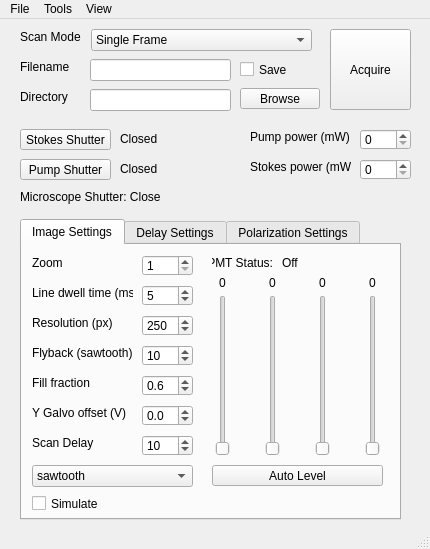
<?xml version="1.0" encoding="UTF-8"?>
<ui version="4.0">
 <class>Hyperspecter</class>
 <widget class="QMainWindow" name="Hyperspecter">
  <property name="enabled">
   <bool>true</bool>
  </property>
  <property name="geometry">
   <rect>
    <x>0</x>
    <y>0</y>
    <width>430</width>
    <height>549</height>
   </rect>
  </property>
  <property name="windowTitle">
   <string>Hyperspecter</string>
  </property>
  <widget class="QWidget" name="centralwidget">
   <widget class="QLabel" name="filenameLabel">
    <property name="geometry">
     <rect>
      <x>20</x>
      <y>40</y>
      <width>61</width>
      <height>16</height>
     </rect>
    </property>
    <property name="text">
     <string>Filename</string>
    </property>
   </widget>
   <widget class="QLineEdit" name="filenameText">
    <property name="geometry">
     <rect>
      <x>90</x>
      <y>40</y>
      <width>141</width>
      <height>22</height>
     </rect>
    </property>
   </widget>
   <widget class="QCheckBox" name="saveCheckBox">
    <property name="geometry">
     <rect>
      <x>240</x>
      <y>41</y>
      <width>49</width>
      <height>19</height>
     </rect>
    </property>
    <property name="text">
     <string>Save</string>
    </property>
   </widget>
   <widget class="QLabel" name="directoryLabel">
    <property name="geometry">
     <rect>
      <x>20</x>
      <y>70</y>
      <width>61</width>
      <height>16</height>
     </rect>
    </property>
    <property name="text">
     <string>Directory</string>
    </property>
   </widget>
   <widget class="QLineEdit" name="directoryText">
    <property name="geometry">
     <rect>
      <x>90</x>
      <y>70</y>
      <width>141</width>
      <height>22</height>
     </rect>
    </property>
    <property name="text">
     <string/>
    </property>
   </widget>
   <widget class="QPushButton" name="directoryBrowseButton">
    <property name="geometry">
     <rect>
      <x>240</x>
      <y>69</y>
      <width>80</width>
      <height>21</height>
     </rect>
    </property>
    <property name="text">
     <string>Browse</string>
    </property>
   </widget>
   <widget class="QComboBox" name="scanModeWidget">
    <property name="geometry">
     <rect>
      <x>91</x>
      <y>10</y>
      <width>221</width>
      <height>22</height>
     </rect>
    </property>
    <item>
     <property name="text">
      <string>Single Frame</string>
     </property>
    </item>
    <item>
     <property name="text">
      <string>Monitor</string>
     </property>
    </item>
    <item>
     <property name="text">
      <string>Scan</string>
     </property>
    </item>
    <item>
     <property name="text">
      <string>Polarization Scan</string>
     </property>
    </item>
   </widget>
   <widget class="QPushButton" name="acquireButton">
    <property name="geometry">
     <rect>
      <x>330</x>
      <y>10</y>
      <width>81</width>
      <height>81</height>
     </rect>
    </property>
    <property name="text">
     <string>Acquire</string>
    </property>
   </widget>
   <widget class="QTabWidget" name="tabWidget">
    <property name="geometry">
     <rect>
      <x>20</x>
      <y>200</y>
      <width>381</width>
      <height>301</height>
     </rect>
    </property>
    <property name="currentIndex">
     <number>0</number>
    </property>
    <widget class="QWidget" name="tab">
     <attribute name="title">
      <string>Image Settings</string>
     </attribute>
     <widget class="QDoubleSpinBox" name="zoomWidget">
      <property name="geometry">
       <rect>
        <x>120</x>
        <y>10</y>
        <width>51</width>
        <height>21</height>
       </rect>
      </property>
      <property name="decimals">
       <number>0</number>
      </property>
      <property name="minimum">
       <double>1.000000000000000</double>
      </property>
      <property name="maximum">
       <double>500.000000000000000</double>
      </property>
      <property name="value">
       <double>1.000000000000000</double>
      </property>
     </widget>
     <widget class="QLabel" name="lineDwellTimeLabel">
      <property name="geometry">
       <rect>
        <x>10</x>
        <y>40</y>
        <width>101</width>
        <height>16</height>
       </rect>
      </property>
      <property name="text">
       <string>Line dwell time (ms)</string>
      </property>
     </widget>
     <widget class="QLabel" name="resolutionLabel">
      <property name="geometry">
       <rect>
        <x>10</x>
        <y>70</y>
        <width>101</width>
        <height>16</height>
       </rect>
      </property>
      <property name="text">
       <string>Resolution (px)</string>
      </property>
     </widget>
     <widget class="QLabel" name="fillFractionLabel">
      <property name="geometry">
       <rect>
        <x>10</x>
        <y>130</y>
        <width>101</width>
        <height>16</height>
       </rect>
      </property>
      <property name="text">
       <string>Fill fraction</string>
      </property>
     </widget>
     <widget class="QLabel" name="flybackLabel">
      <property name="geometry">
       <rect>
        <x>10</x>
        <y>100</y>
        <width>101</width>
        <height>16</height>
       </rect>
      </property>
      <property name="text">
       <string>Flyback (sawtooth)</string>
      </property>
     </widget>
     <widget class="QDoubleSpinBox" name="resolutionWidget">
      <property name="geometry">
       <rect>
        <x>120</x>
        <y>70</y>
        <width>51</width>
        <height>21</height>
       </rect>
      </property>
      <property name="decimals">
       <number>0</number>
      </property>
      <property name="minimum">
       <double>10.000000000000000</double>
      </property>
      <property name="maximum">
       <double>2000.000000000000000</double>
      </property>
      <property name="singleStep">
       <double>50.000000000000000</double>
      </property>
      <property name="value">
       <double>250.000000000000000</double>
      </property>
     </widget>
     <widget class="QLabel" name="zoomLabel">
      <property name="geometry">
       <rect>
        <x>10</x>
        <y>10</y>
        <width>101</width>
        <height>16</height>
       </rect>
      </property>
      <property name="text">
       <string>Zoom</string>
      </property>
     </widget>
     <widget class="QDoubleSpinBox" name="lineDwellTimeWidget">
      <property name="geometry">
       <rect>
        <x>120</x>
        <y>40</y>
        <width>51</width>
        <height>21</height>
       </rect>
      </property>
      <property name="decimals">
       <number>0</number>
      </property>
      <property name="minimum">
       <double>1.000000000000000</double>
      </property>
      <property name="value">
       <double>5.000000000000000</double>
      </property>
     </widget>
     <widget class="QDoubleSpinBox" name="fillFractionWidget">
      <property name="geometry">
       <rect>
        <x>120</x>
        <y>130</y>
        <width>51</width>
        <height>21</height>
       </rect>
      </property>
      <property name="decimals">
       <number>1</number>
      </property>
      <property name="minimum">
       <double>0.100000000000000</double>
      </property>
      <property name="maximum">
       <double>1.000000000000000</double>
      </property>
      <property name="singleStep">
       <double>0.100000000000000</double>
      </property>
      <property name="value">
       <double>0.600000000000000</double>
      </property>
     </widget>
     <widget class="QSpinBox" name="flybackWidget">
      <property name="geometry">
       <rect>
        <x>120</x>
        <y>100</y>
        <width>51</width>
        <height>21</height>
       </rect>
      </property>
      <property name="minimum">
       <number>0</number>
      </property>
      <property name="maximum">
       <number>100</number>
      </property>
      <property name="value">
       <number>10</number>
      </property>
     </widget>
     <widget class="QLabel" name="galvoOffsetLabel">
      <property name="geometry">
       <rect>
        <x>10</x>
        <y>160</y>
        <width>101</width>
        <height>16</height>
       </rect>
      </property>
      <property name="text">
       <string>Y Galvo offset (V)</string>
      </property>
     </widget>
     <widget class="QDoubleSpinBox" name="galvoOffsetWidget">
      <property name="geometry">
       <rect>
        <x>120</x>
        <y>160</y>
        <width>51</width>
        <height>21</height>
       </rect>
      </property>
      <property name="decimals">
       <number>1</number>
      </property>
      <property name="minimum">
       <double>-10.000000000000000</double>
      </property>
      <property name="maximum">
       <double>10.000000000000000</double>
      </property>
      <property name="singleStep">
       <double>0.100000000000000</double>
      </property>
      <property name="value">
       <double>0.000000000000000</double>
      </property>
     </widget>
     <widget class="QPushButton" name="autoLevelButton">
      <property name="geometry">
       <rect>
        <x>190</x>
        <y>220</y>
        <width>171</width>
        <height>21</height>
       </rect>
      </property>
      <property name="text">
       <string>Auto Level</string>
      </property>
     </widget>
     <widget class="QSlider" name="PMTSlider0">
      <property name="geometry">
       <rect>
        <x>190</x>
        <y>50</y>
        <width>22</width>
        <height>161</height>
       </rect>
      </property>
      <property name="maximum">
       <number>99</number>
      </property>
      <property name="orientation">
       <enum>Qt::Vertical</enum>
      </property>
     </widget>
     <widget class="QSlider" name="PMTSlider1">
      <property name="geometry">
       <rect>
        <x>240</x>
        <y>50</y>
        <width>22</width>
        <height>161</height>
       </rect>
      </property>
      <property name="maximum">
       <number>99</number>
      </property>
      <property name="orientation">
       <enum>Qt::Vertical</enum>
      </property>
     </widget>
     <widget class="QSlider" name="PMTSlider2">
      <property name="geometry">
       <rect>
        <x>290</x>
        <y>50</y>
        <width>22</width>
        <height>161</height>
       </rect>
      </property>
      <property name="maximum">
       <number>99</number>
      </property>
      <property name="orientation">
       <enum>Qt::Vertical</enum>
      </property>
     </widget>
     <widget class="QSlider" name="PMTSlider3">
      <property name="geometry">
       <rect>
        <x>340</x>
        <y>50</y>
        <width>22</width>
        <height>161</height>
       </rect>
      </property>
      <property name="maximum">
       <number>99</number>
      </property>
      <property name="orientation">
       <enum>Qt::Vertical</enum>
      </property>
     </widget>
     <widget class="QLabel" name="PMTStatusLabel">
      <property name="geometry">
       <rect>
        <x>190</x>
        <y>10</y>
        <width>61</width>
        <height>16</height>
       </rect>
      </property>
      <property name="text">
       <string>PMT Status:</string>
      </property>
      <property name="alignment">
       <set>Qt::AlignRight|Qt::AlignTrailing|Qt::AlignVCenter</set>
      </property>
     </widget>
     <widget class="QLabel" name="PMTStatus">
      <property name="geometry">
       <rect>
        <x>260</x>
        <y>10</y>
        <width>21</width>
        <height>16</height>
       </rect>
      </property>
      <property name="text">
       <string>Off</string>
      </property>
     </widget>
     <widget class="QLabel" name="PMTLevel0">
      <property name="geometry">
       <rect>
        <x>190</x>
        <y>30</y>
        <width>21</width>
        <height>16</height>
       </rect>
      </property>
      <property name="text">
       <string>0</string>
      </property>
      <property name="alignment">
       <set>Qt::AlignCenter</set>
      </property>
     </widget>
     <widget class="QLabel" name="PMTLevel1">
      <property name="geometry">
       <rect>
        <x>240</x>
        <y>30</y>
        <width>21</width>
        <height>16</height>
       </rect>
      </property>
      <property name="text">
       <string>0</string>
      </property>
      <property name="alignment">
       <set>Qt::AlignCenter</set>
      </property>
     </widget>
     <widget class="QLabel" name="PMTLevel2">
      <property name="geometry">
       <rect>
        <x>290</x>
        <y>30</y>
        <width>21</width>
        <height>16</height>
       </rect>
      </property>
      <property name="text">
       <string>0</string>
      </property>
      <property name="alignment">
       <set>Qt::AlignCenter</set>
      </property>
     </widget>
     <widget class="QLabel" name="PMTLevel3">
      <property name="geometry">
       <rect>
        <x>340</x>
        <y>30</y>
        <width>21</width>
        <height>16</height>
       </rect>
      </property>
      <property name="text">
       <string>0</string>
      </property>
      <property name="alignment">
       <set>Qt::AlignCenter</set>
      </property>
     </widget>
     <widget class="QCheckBox" name="simulateCheckBox">
      <property name="geometry">
       <rect>
        <x>10</x>
        <y>250</y>
        <width>70</width>
        <height>17</height>
       </rect>
      </property>
      <property name="text">
       <string>Simulate</string>
      </property>
     </widget>
     <widget class="QComboBox" name="scanPatternWidget">
      <property name="geometry">
       <rect>
        <x>10</x>
        <y>220</y>
        <width>161</width>
        <height>22</height>
       </rect>
      </property>
      <item>
       <property name="text">
        <string>sawtooth</string>
       </property>
      </item>
      <item>
       <property name="text">
        <string>bidirectional</string>
       </property>
      </item>
     </widget>
     <widget class="QLabel" name="scanDelayLabel">
      <property name="geometry">
       <rect>
        <x>10</x>
        <y>190</y>
        <width>101</width>
        <height>16</height>
       </rect>
      </property>
      <property name="text">
       <string>Scan Delay</string>
      </property>
     </widget>
     <widget class="QSpinBox" name="scanDelayWidget">
      <property name="geometry">
       <rect>
        <x>120</x>
        <y>190</y>
        <width>51</width>
        <height>21</height>
       </rect>
      </property>
      <property name="minimum">
       <number>0</number>
      </property>
      <property name="maximum">
       <number>100</number>
      </property>
      <property name="value">
       <number>10</number>
      </property>
     </widget>
    </widget>
    <widget class="QWidget" name="tab_2">
     <attribute name="title">
      <string>Delay Settings</string>
     </attribute>
     <widget class="QLabel" name="scanStartLabel">
      <property name="geometry">
       <rect>
        <x>100</x>
        <y>170</y>
        <width>61</width>
        <height>16</height>
       </rect>
      </property>
      <property name="text">
       <string>Start</string>
      </property>
     </widget>
     <widget class="QDoubleSpinBox" name="scanEndWidget">
      <property name="geometry">
       <rect>
        <x>180</x>
        <y>150</y>
        <width>61</width>
        <height>21</height>
       </rect>
      </property>
      <property name="decimals">
       <number>3</number>
      </property>
      <property name="minimum">
       <double>30.000000000000000</double>
      </property>
      <property name="maximum">
       <double>120.000000000000000</double>
      </property>
      <property name="singleStep">
       <double>0.010000000000000</double>
      </property>
      <property name="value">
       <double>75.000000000000000</double>
      </property>
     </widget>
     <widget class="QDoubleSpinBox" name="stepSizeWidget">
      <property name="geometry">
       <rect>
        <x>260</x>
        <y>150</y>
        <width>61</width>
        <height>21</height>
       </rect>
      </property>
      <property name="decimals">
       <number>3</number>
      </property>
      <property name="minimum">
       <double>0.001000000000000</double>
      </property>
      <property name="maximum">
       <double>0.020000000000000</double>
      </property>
      <property name="singleStep">
       <double>0.001000000000000</double>
      </property>
      <property name="value">
       <double>0.010000000000000</double>
      </property>
     </widget>
     <widget class="QLabel" name="scanEndLabel">
      <property name="geometry">
       <rect>
        <x>180</x>
        <y>170</y>
        <width>61</width>
        <height>16</height>
       </rect>
      </property>
      <property name="text">
       <string>End</string>
      </property>
     </widget>
     <widget class="QDoubleSpinBox" name="scanStartWidget">
      <property name="geometry">
       <rect>
        <x>100</x>
        <y>150</y>
        <width>61</width>
        <height>21</height>
       </rect>
      </property>
      <property name="decimals">
       <number>3</number>
      </property>
      <property name="minimum">
       <double>30.000000000000000</double>
      </property>
      <property name="maximum">
       <double>120.000000000000000</double>
      </property>
      <property name="singleStep">
       <double>0.010000000000000</double>
      </property>
      <property name="value">
       <double>73.599999999999994</double>
      </property>
     </widget>
     <widget class="QLabel" name="stepSizeLabel">
      <property name="geometry">
       <rect>
        <x>260</x>
        <y>170</y>
        <width>61</width>
        <height>16</height>
       </rect>
      </property>
      <property name="text">
       <string>Step</string>
      </property>
     </widget>
     <widget class="QLabel" name="estimatedScanTimeLabel">
      <property name="geometry">
       <rect>
        <x>10</x>
        <y>190</y>
        <width>341</width>
        <height>16</height>
       </rect>
      </property>
      <property name="text">
       <string>Estimated Scan Time: </string>
      </property>
     </widget>
     <widget class="QPushButton" name="delayStagePresetButton2">
      <property name="geometry">
       <rect>
        <x>260</x>
        <y>90</y>
        <width>61</width>
        <height>23</height>
       </rect>
      </property>
      <property name="text">
       <string>Set</string>
      </property>
     </widget>
     <widget class="QDoubleSpinBox" name="delayStagePresetWidget1">
      <property name="geometry">
       <rect>
        <x>180</x>
        <y>60</y>
        <width>61</width>
        <height>21</height>
       </rect>
      </property>
      <property name="decimals">
       <number>3</number>
      </property>
      <property name="minimum">
       <double>0.000000000000000</double>
      </property>
      <property name="maximum">
       <double>2000.000000000000000</double>
      </property>
      <property name="singleStep">
       <double>0.010000000000000</double>
      </property>
      <property name="value">
       <double>74.370000000000005</double>
      </property>
     </widget>
     <widget class="QDoubleSpinBox" name="delayStagePresetWidget2">
      <property name="geometry">
       <rect>
        <x>260</x>
        <y>60</y>
        <width>61</width>
        <height>21</height>
       </rect>
      </property>
      <property name="decimals">
       <number>3</number>
      </property>
      <property name="minimum">
       <double>0.000000000000000</double>
      </property>
      <property name="maximum">
       <double>2000.000000000000000</double>
      </property>
      <property name="singleStep">
       <double>0.010000000000000</double>
      </property>
      <property name="value">
       <double>75.959999999999994</double>
      </property>
     </widget>
     <widget class="QPushButton" name="delayStagePresetButton0">
      <property name="geometry">
       <rect>
        <x>100</x>
        <y>90</y>
        <width>61</width>
        <height>23</height>
       </rect>
      </property>
      <property name="text">
       <string>Set</string>
      </property>
     </widget>
     <widget class="QLabel" name="delayStagePosition">
      <property name="geometry">
       <rect>
        <x>100</x>
        <y>10</y>
        <width>261</width>
        <height>16</height>
       </rect>
      </property>
      <property name="text">
       <string>0 mm (0 cm-1)</string>
      </property>
     </widget>
     <widget class="QLabel" name="delayStagePositionLabel">
      <property name="geometry">
       <rect>
        <x>10</x>
        <y>10</y>
        <width>91</width>
        <height>16</height>
       </rect>
      </property>
      <property name="text">
       <string>Current Position:</string>
      </property>
     </widget>
     <widget class="QDoubleSpinBox" name="delayStagePresetWidget0">
      <property name="geometry">
       <rect>
        <x>100</x>
        <y>60</y>
        <width>61</width>
        <height>21</height>
       </rect>
      </property>
      <property name="decimals">
       <number>3</number>
      </property>
      <property name="minimum">
       <double>50.000000000000000</double>
      </property>
      <property name="maximum">
       <double>100.000000000000000</double>
      </property>
      <property name="singleStep">
       <double>0.010000000000000</double>
      </property>
      <property name="value">
       <double>73.000000000000000</double>
      </property>
     </widget>
     <widget class="QPushButton" name="delayStagePresetButton1">
      <property name="geometry">
       <rect>
        <x>180</x>
        <y>90</y>
        <width>61</width>
        <height>23</height>
       </rect>
      </property>
      <property name="text">
       <string>Set</string>
      </property>
     </widget>
     <widget class="QLabel" name="delayStagePositionPresetsLabel">
      <property name="geometry">
       <rect>
        <x>10</x>
        <y>40</y>
        <width>91</width>
        <height>16</height>
       </rect>
      </property>
      <property name="text">
       <string>Position Presets:</string>
      </property>
     </widget>
     <widget class="QLabel" name="scanLabel">
      <property name="geometry">
       <rect>
        <x>10</x>
        <y>130</y>
        <width>91</width>
        <height>16</height>
       </rect>
      </property>
      <property name="text">
       <string>Scan Settings:</string>
      </property>
     </widget>
     <widget class="QLabel" name="label">
      <property name="geometry">
       <rect>
        <x>10</x>
        <y>220</y>
        <width>91</width>
        <height>16</height>
       </rect>
      </property>
      <property name="text">
       <string>Calibration: </string>
      </property>
     </widget>
     <widget class="QLabel" name="delayStagePreset0">
      <property name="geometry">
       <rect>
        <x>100</x>
        <y>40</y>
        <width>47</width>
        <height>13</height>
       </rect>
      </property>
      <property name="text">
       <string>0 cm-1</string>
      </property>
     </widget>
     <widget class="QLabel" name="delayStagePreset1">
      <property name="geometry">
       <rect>
        <x>180</x>
        <y>40</y>
        <width>47</width>
        <height>13</height>
       </rect>
      </property>
      <property name="text">
       <string>0 cm-1</string>
      </property>
     </widget>
     <widget class="QLabel" name="delayStagePreset2">
      <property name="geometry">
       <rect>
        <x>260</x>
        <y>40</y>
        <width>47</width>
        <height>13</height>
       </rect>
      </property>
      <property name="text">
       <string>0 cm-1</string>
      </property>
     </widget>
     <widget class="Line" name="line">
      <property name="geometry">
       <rect>
        <x>-10</x>
        <y>200</y>
        <width>401</width>
        <height>16</height>
       </rect>
      </property>
      <property name="orientation">
       <enum>Qt::Horizontal</enum>
      </property>
     </widget>
     <widget class="QDoubleSpinBox" name="calibrationWidget0">
      <property name="geometry">
       <rect>
        <x>100</x>
        <y>220</y>
        <width>62</width>
        <height>22</height>
       </rect>
      </property>
     </widget>
     <widget class="QDoubleSpinBox" name="calibrationWidget1">
      <property name="geometry">
       <rect>
        <x>180</x>
        <y>220</y>
        <width>62</width>
        <height>22</height>
       </rect>
      </property>
      <property name="decimals">
       <number>4</number>
      </property>
      <property name="value">
       <double>0.001100000000000</double>
      </property>
     </widget>
     <widget class="QDoubleSpinBox" name="calibrationWidget2">
      <property name="geometry">
       <rect>
        <x>260</x>
        <y>220</y>
        <width>62</width>
        <height>22</height>
       </rect>
      </property>
      <property name="decimals">
       <number>3</number>
      </property>
      <property name="value">
       <double>72.370000000000005</double>
      </property>
     </widget>
     <widget class="QPushButton" name="calibrationButton">
      <property name="geometry">
       <rect>
        <x>170</x>
        <y>250</y>
        <width>81</width>
        <height>23</height>
       </rect>
      </property>
      <property name="text">
       <string>Calibrate</string>
      </property>
     </widget>
     <widget class="QLabel" name="scanStartWavenumber">
      <property name="geometry">
       <rect>
        <x>100</x>
        <y>130</y>
        <width>47</width>
        <height>13</height>
       </rect>
      </property>
      <property name="text">
       <string>0 cm-1</string>
      </property>
     </widget>
     <widget class="QLabel" name="scanEndWavenumber">
      <property name="geometry">
       <rect>
        <x>180</x>
        <y>130</y>
        <width>47</width>
        <height>13</height>
       </rect>
      </property>
      <property name="text">
       <string>0 cm-1</string>
      </property>
     </widget>
     <widget class="QLabel" name="scanStepWavenumber">
      <property name="geometry">
       <rect>
        <x>260</x>
        <y>130</y>
        <width>47</width>
        <height>13</height>
       </rect>
      </property>
      <property name="text">
       <string>0 cm-1</string>
      </property>
     </widget>
    </widget>
    <widget class="QWidget" name="tab_3">
     <attribute name="title">
      <string>Polarization Settings</string>
     </attribute>
     <widget class="QDoubleSpinBox" name="polarizationStagePreset2">
      <property name="geometry">
       <rect>
        <x>280</x>
        <y>40</y>
        <width>61</width>
        <height>21</height>
       </rect>
      </property>
      <property name="decimals">
       <number>1</number>
      </property>
      <property name="minimum">
       <double>0.000000000000000</double>
      </property>
      <property name="maximum">
       <double>2000.000000000000000</double>
      </property>
      <property name="singleStep">
       <double>0.010000000000000</double>
      </property>
      <property name="value">
       <double>90.000000000000000</double>
      </property>
     </widget>
     <widget class="QDoubleSpinBox" name="polarizationScanEndWidget">
      <property name="geometry">
       <rect>
        <x>200</x>
        <y>130</y>
        <width>61</width>
        <height>21</height>
       </rect>
      </property>
      <property name="decimals">
       <number>0</number>
      </property>
      <property name="minimum">
       <double>0.000000000000000</double>
      </property>
      <property name="maximum">
       <double>4000.000000000000000</double>
      </property>
      <property name="value">
       <double>360.000000000000000</double>
      </property>
     </widget>
     <widget class="QDoubleSpinBox" name="polarizationScanStepSizeWidget">
      <property name="geometry">
       <rect>
        <x>280</x>
        <y>130</y>
        <width>61</width>
        <height>21</height>
       </rect>
      </property>
      <property name="decimals">
       <number>0</number>
      </property>
      <property name="minimum">
       <double>1.000000000000000</double>
      </property>
      <property name="maximum">
       <double>100.000000000000000</double>
      </property>
      <property name="singleStep">
       <double>1.000000000000000</double>
      </property>
      <property name="value">
       <double>1.000000000000000</double>
      </property>
     </widget>
     <widget class="QLabel" name="polarizationStagePositionLabel">
      <property name="geometry">
       <rect>
        <x>10</x>
        <y>10</y>
        <width>101</width>
        <height>16</height>
       </rect>
      </property>
      <property name="text">
       <string>Current Polarization:</string>
      </property>
     </widget>
     <widget class="QDoubleSpinBox" name="polarizationScanStartWidget">
      <property name="geometry">
       <rect>
        <x>120</x>
        <y>130</y>
        <width>61</width>
        <height>21</height>
       </rect>
      </property>
      <property name="decimals">
       <number>0</number>
      </property>
      <property name="minimum">
       <double>0.000000000000000</double>
      </property>
      <property name="maximum">
       <double>4000.000000000000000</double>
      </property>
      <property name="value">
       <double>0.000000000000000</double>
      </property>
     </widget>
     <widget class="QLabel" name="estimatedPolarizationScanTimeLabel">
      <property name="geometry">
       <rect>
        <x>10</x>
        <y>170</y>
        <width>341</width>
        <height>16</height>
       </rect>
      </property>
      <property name="text">
       <string>Estimated Scan Time: </string>
      </property>
     </widget>
     <widget class="QLabel" name="polarizationStagePosition">
      <property name="geometry">
       <rect>
        <x>120</x>
        <y>10</y>
        <width>101</width>
        <height>16</height>
       </rect>
      </property>
      <property name="text">
       <string>0 deg</string>
      </property>
     </widget>
     <widget class="QLabel" name="polarizationScanStartLabel">
      <property name="geometry">
       <rect>
        <x>120</x>
        <y>110</y>
        <width>61</width>
        <height>16</height>
       </rect>
      </property>
      <property name="text">
       <string>Start</string>
      </property>
     </widget>
     <widget class="QLabel" name="polarizationStagePositionPresetsLabel">
      <property name="geometry">
       <rect>
        <x>10</x>
        <y>40</y>
        <width>101</width>
        <height>16</height>
       </rect>
      </property>
      <property name="text">
       <string>Polarization Presets:</string>
      </property>
     </widget>
     <widget class="QLabel" name="polarizationScanEndLabel">
      <property name="geometry">
       <rect>
        <x>200</x>
        <y>110</y>
        <width>61</width>
        <height>16</height>
       </rect>
      </property>
      <property name="text">
       <string>End</string>
      </property>
     </widget>
     <widget class="QPushButton" name="polarizationStagePresetButton0">
      <property name="geometry">
       <rect>
        <x>120</x>
        <y>70</y>
        <width>61</width>
        <height>23</height>
       </rect>
      </property>
      <property name="text">
       <string>Set</string>
      </property>
     </widget>
     <widget class="QPushButton" name="polarizationStagePresetButton1">
      <property name="geometry">
       <rect>
        <x>200</x>
        <y>70</y>
        <width>61</width>
        <height>23</height>
       </rect>
      </property>
      <property name="text">
       <string>Set</string>
      </property>
     </widget>
     <widget class="QLabel" name="polarizationScanSettingsLabel">
      <property name="geometry">
       <rect>
        <x>10</x>
        <y>110</y>
        <width>91</width>
        <height>16</height>
       </rect>
      </property>
      <property name="text">
       <string>Scan Settings:</string>
      </property>
     </widget>
     <widget class="QDoubleSpinBox" name="polarizationStagePreset1">
      <property name="geometry">
       <rect>
        <x>200</x>
        <y>40</y>
        <width>61</width>
        <height>21</height>
       </rect>
      </property>
      <property name="decimals">
       <number>1</number>
      </property>
      <property name="minimum">
       <double>0.000000000000000</double>
      </property>
      <property name="maximum">
       <double>2000.000000000000000</double>
      </property>
      <property name="singleStep">
       <double>0.010000000000000</double>
      </property>
      <property name="value">
       <double>45.000000000000000</double>
      </property>
     </widget>
     <widget class="QPushButton" name="polarizationStagePresetButton2">
      <property name="geometry">
       <rect>
        <x>280</x>
        <y>70</y>
        <width>61</width>
        <height>23</height>
       </rect>
      </property>
      <property name="text">
       <string>Set</string>
      </property>
     </widget>
     <widget class="QDoubleSpinBox" name="polarizationStagePreset0">
      <property name="geometry">
       <rect>
        <x>120</x>
        <y>40</y>
        <width>61</width>
        <height>21</height>
       </rect>
      </property>
      <property name="decimals">
       <number>1</number>
      </property>
      <property name="minimum">
       <double>0.000000000000000</double>
      </property>
      <property name="maximum">
       <double>2000.000000000000000</double>
      </property>
      <property name="singleStep">
       <double>0.010000000000000</double>
      </property>
      <property name="value">
       <double>0.000000000000000</double>
      </property>
     </widget>
     <widget class="QLabel" name="polarizationScanStepSizeLabel">
      <property name="geometry">
       <rect>
        <x>280</x>
        <y>110</y>
        <width>61</width>
        <height>16</height>
       </rect>
      </property>
      <property name="text">
       <string>Step size</string>
      </property>
     </widget>
    </widget>
   </widget>
   <widget class="QLabel" name="scanModeLabel">
    <property name="geometry">
     <rect>
      <x>20</x>
      <y>10</y>
      <width>61</width>
      <height>16</height>
     </rect>
    </property>
    <property name="text">
     <string>Scan Mode</string>
    </property>
   </widget>
   <widget class="QLabel" name="stokesStatus">
    <property name="geometry">
     <rect>
      <x>120</x>
      <y>110</y>
      <width>41</width>
      <height>20</height>
     </rect>
    </property>
    <property name="text">
     <string>Closed</string>
    </property>
   </widget>
   <widget class="QPushButton" name="pumpToggleButton">
    <property name="geometry">
     <rect>
      <x>20</x>
      <y>140</y>
      <width>91</width>
      <height>21</height>
     </rect>
    </property>
    <property name="text">
     <string>Pump Shutter</string>
    </property>
   </widget>
   <widget class="QPushButton" name="stokesToggleButton">
    <property name="geometry">
     <rect>
      <x>20</x>
      <y>110</y>
      <width>91</width>
      <height>21</height>
     </rect>
    </property>
    <property name="text">
     <string>Stokes Shutter</string>
    </property>
   </widget>
   <widget class="QLabel" name="pumpStatus">
    <property name="geometry">
     <rect>
      <x>120</x>
      <y>140</y>
      <width>41</width>
      <height>20</height>
     </rect>
    </property>
    <property name="text">
     <string>Closed</string>
    </property>
   </widget>
   <widget class="QDoubleSpinBox" name="stokesPowerWidget">
    <property name="geometry">
     <rect>
      <x>360</x>
      <y>140</y>
      <width>51</width>
      <height>21</height>
     </rect>
    </property>
    <property name="decimals">
     <number>0</number>
    </property>
    <property name="minimum">
     <double>0.000000000000000</double>
    </property>
    <property name="maximum">
     <double>2000.000000000000000</double>
    </property>
    <property name="value">
     <double>0.000000000000000</double>
    </property>
   </widget>
   <widget class="QLabel" name="pumpPowerLabel">
    <property name="geometry">
     <rect>
      <x>250</x>
      <y>110</y>
      <width>101</width>
      <height>16</height>
     </rect>
    </property>
    <property name="text">
     <string>Pump power (mW)</string>
    </property>
   </widget>
   <widget class="QLabel" name="stokesPowerLabel">
    <property name="geometry">
     <rect>
      <x>250</x>
      <y>140</y>
      <width>101</width>
      <height>16</height>
     </rect>
    </property>
    <property name="text">
     <string>Stokes power (mW)</string>
    </property>
   </widget>
   <widget class="QDoubleSpinBox" name="pumpPowerWidget">
    <property name="geometry">
     <rect>
      <x>360</x>
      <y>110</y>
      <width>51</width>
      <height>21</height>
     </rect>
    </property>
    <property name="decimals">
     <number>0</number>
    </property>
    <property name="minimum">
     <double>0.000000000000000</double>
    </property>
    <property name="maximum">
     <double>2000.000000000000000</double>
    </property>
    <property name="value">
     <double>0.000000000000000</double>
    </property>
   </widget>
   <widget class="QLabel" name="microscopeStatus">
    <property name="geometry">
     <rect>
      <x>20</x>
      <y>170</y>
      <width>141</width>
      <height>16</height>
     </rect>
    </property>
    <property name="text">
     <string>Microscope Shutter: Closed</string>
    </property>
   </widget>
  </widget>
  <widget class="QMenuBar" name="menubar">
   <property name="geometry">
    <rect>
     <x>0</x>
     <y>0</y>
     <width>430</width>
     <height>21</height>
    </rect>
   </property>
   <widget class="QMenu" name="menuFile">
    <property name="title">
     <string>File</string>
    </property>
    <addaction name="actionQuit"/>
   </widget>
   <widget class="QMenu" name="menuSettings">
    <property name="title">
     <string>Tools</string>
    </property>
    <addaction name="actionImageLevels"/>
    <addaction name="actionCalibration"/>
   </widget>
   <widget class="QMenu" name="menuView">
    <property name="title">
     <string>View</string>
    </property>
    <addaction name="actionBringAllToFront"/>
    <addaction name="separator"/>
    <addaction name="actionImageWindow"/>
   </widget>
   <addaction name="menuFile"/>
   <addaction name="menuSettings"/>
   <addaction name="menuView"/>
  </widget>
  <widget class="QStatusBar" name="statusbar"/>
  <action name="actionQuit">
   <property name="text">
    <string>&amp;Quit</string>
   </property>
  </action>
  <action name="actionAbout">
   <property name="text">
    <string>&amp;About</string>
   </property>
  </action>
  <action name="actionImageLevels">
   <property name="text">
    <string>&amp;Image Levels</string>
   </property>
  </action>
  <action name="actionBringAllToFront">
   <property name="checkable">
    <bool>false</bool>
   </property>
   <property name="text">
    <string>Bring all to front</string>
   </property>
  </action>
  <action name="actionCalibration">
   <property name="text">
    <string>Calibration</string>
   </property>
  </action>
  <action name="actionImageWindow">
   <property name="checkable">
    <bool>true</bool>
   </property>
   <property name="text">
    <string>Image Window</string>
   </property>
  </action>
 </widget>
 <resources/>
 <connections/>
</ui>
